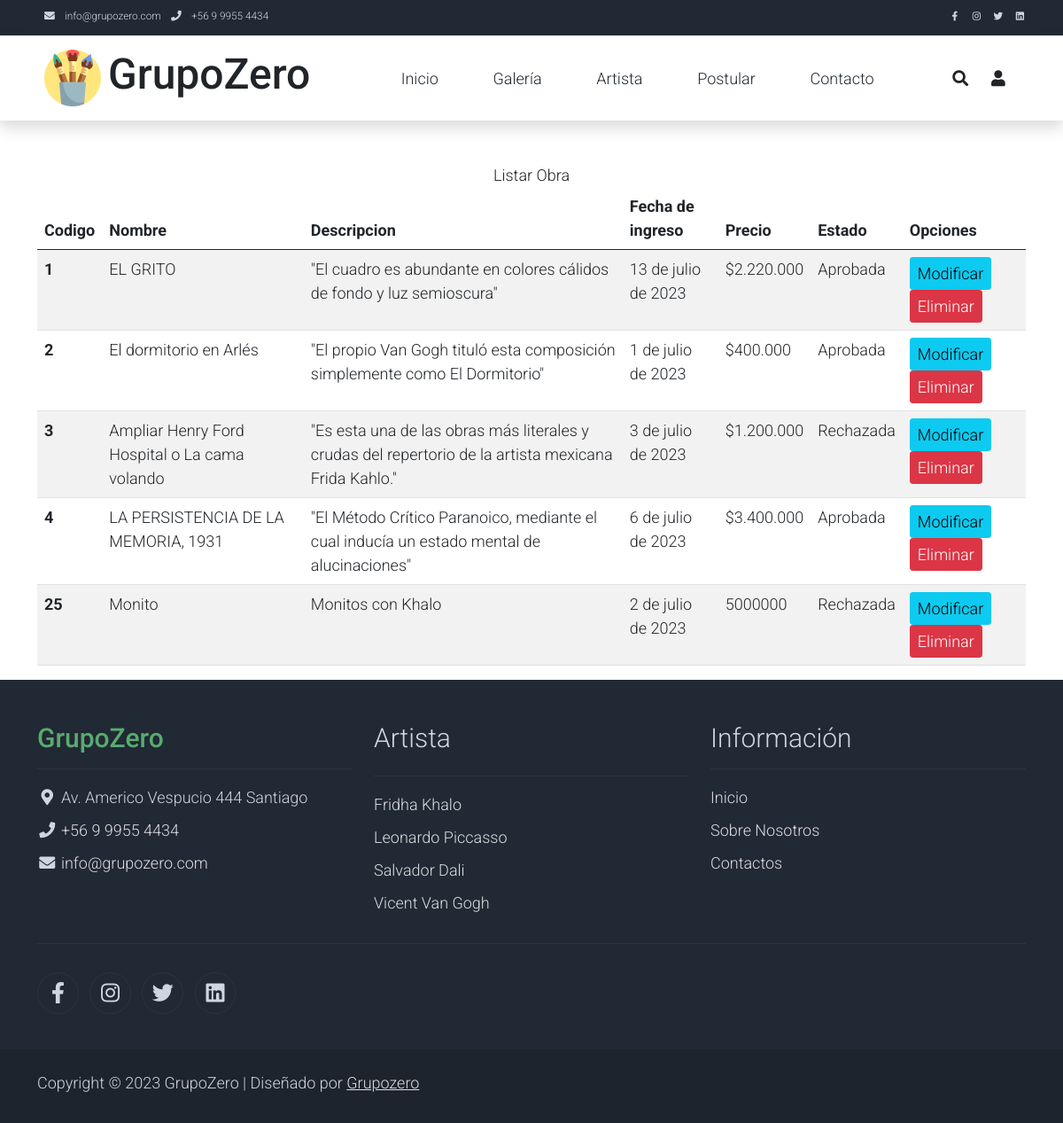
The page /listar_obra/ on the database its author committed.
### appGrupoZero/models.py (models this page shows, shortened)
class Obra(models.Model):
    codigo= models.CharField(max_length=10)
    nombre = models.CharField(max_length=100)
    descripcion = models.CharField(max_length=100,null=True)
    fecha_ingresado= models.DateField(null=True)
    precio=models.CharField(max_length=100,null=True)
    usuario=models.ForeignKey(User, on_delete=models.CASCADE, null=True)
    foto = models.ImageField(upload_to="obra", null=True)
    estado_obra= models.IntegerField(choices=estado_obra, default=0)

### appGrupoZero/views.py (the view)
# urls.py: path('listar_obra/', listar_obra, name="listar_obra"),
def listar_obra(request):
    if request.user.username=="admin":
        obras=Obra.objects.all()
        data={
        'mis_obras':obras
        }
    elif request.user.is_authenticated:
        usuario_autenticado=request.user
        obras=Obra.objects.filter(usuario__username= usuario_autenticado)
        data={
        'mis_obras':obras
        }
    else:
        obras=Obra.objects.all()
        data={
        'mis_obras':obras
        }
    return render(request, "mantenedor/obra/listarobra.html",data)

### appGrupoZero/templates/mantenedor/obra/listarobra.html (shortened to what this page needs)
{% extends 'base.html' %}
{% block contenido %}
<div class="container mt-5">
    <div class="text-center">
        Listar Obra
    </div>
<table class="table table-striped table-hover">
    <thead>
        <tr>
          <th scope="col">Codigo</th>
          <th scope="col">Nombre</th>
          <th scope="col">Descripcion</th>
          <th scope="col">Fecha de ingreso</th>
          <th scope="col">Precio</th>
          <th scope="col">Estado</th>
          <th scope="col">Opciones</th>
        </tr>
      </thead>
      <tbody>
        {% for a in mis_obras %}
        <tr>
          <th scope="row">{{a.codigo}}</th>
          <td>{{a.nombre}}</td>
          <td>{{a.descripcion}}</td>
          <td>{{a.fecha_ingresado}}</td>
          <td>{{a.precio}}</td>
          <td>{{ a.get_estado_obra_display }}</td>
          <td>
            <a href="{% url 'modificar_obra'  a.codigo %}" class="btn btn-info btn-sm">Modificar</a>
            <a href="#" onclick="eliminarObra('{{a.codigo}}')" class="btn btn-danger btn-sm">Eliminar</a>
          </td>
        </tr>
        {% endfor %}
      </tbody>
  </table>
</div>
  {% endblock %}

### appGrupoZero/static/assets/css/templatemo.css (style rules this page uses)
body, ul, li, p, a, label, input, div { font-family: 'Roboto', sans-serif; font-size: 18px !important; font-weight: 300 !important; }

### rows shown on the page
Obra: codigo "1", nombre "EL GRITO", descripcion "\"El cuadro es abundante en colores cálidos de fondo y luz semioscura\"", fecha_ingresado "13 de julio de 2023", precio "$2.220.000", estado_obra "Aprobada"
Obra: codigo "2", nombre "El dormitorio en Arlés", descripcion "\"El propio Van Gogh tituló esta composición simplemente como El Dormitorio\"", fecha_ingresado "1 de julio de 2023", precio "$400.000", estado_obra "Aprobada"
Obra: codigo "3", nombre "Ampliar Henry Ford Hospital o La cama volando", descripcion "\"Es esta una de las obras más literales y crudas del repertorio de la artista mexicana Frida Kahlo.\"", fecha_ingresado "3 de julio de 2023", precio "$1.200.000", estado_obra "Rechazada"
Obra: codigo "4", nombre "LA PERSISTENCIA DE LA MEMORIA, 1931", descripcion "\"El Método Crítico Paranoico, mediante el cual inducía un estado mental de alucinaciones\"", fecha_ingresado "6 de julio de 2023", precio "$3.400.000", estado_obra "Aprobada"
Obra: codigo "25", nombre "Monito", descripcion "Monitos con Khalo", fecha_ingresado "2 de julio de 2023", precio "5000000", estado_obra "Rechazada"
